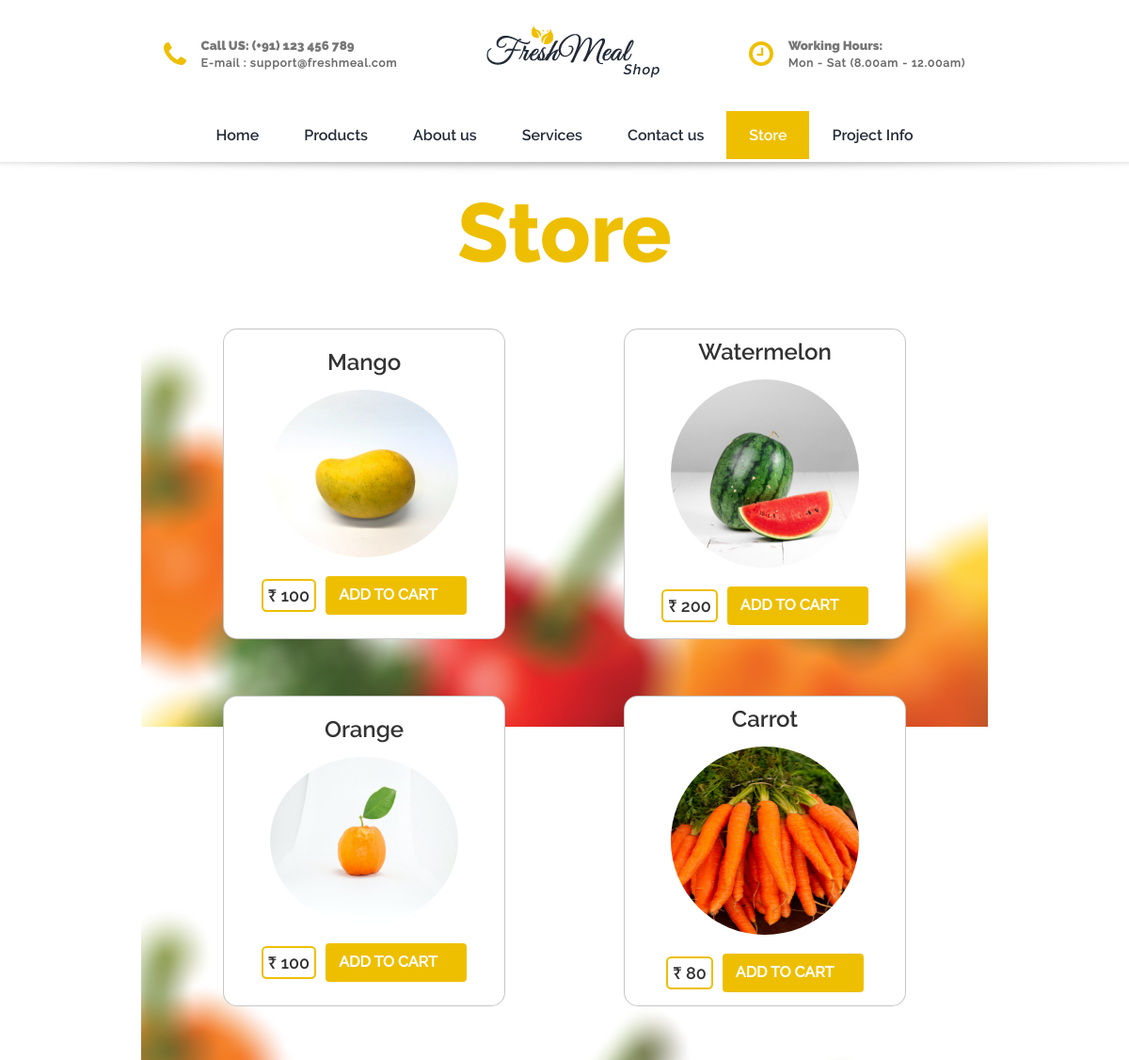
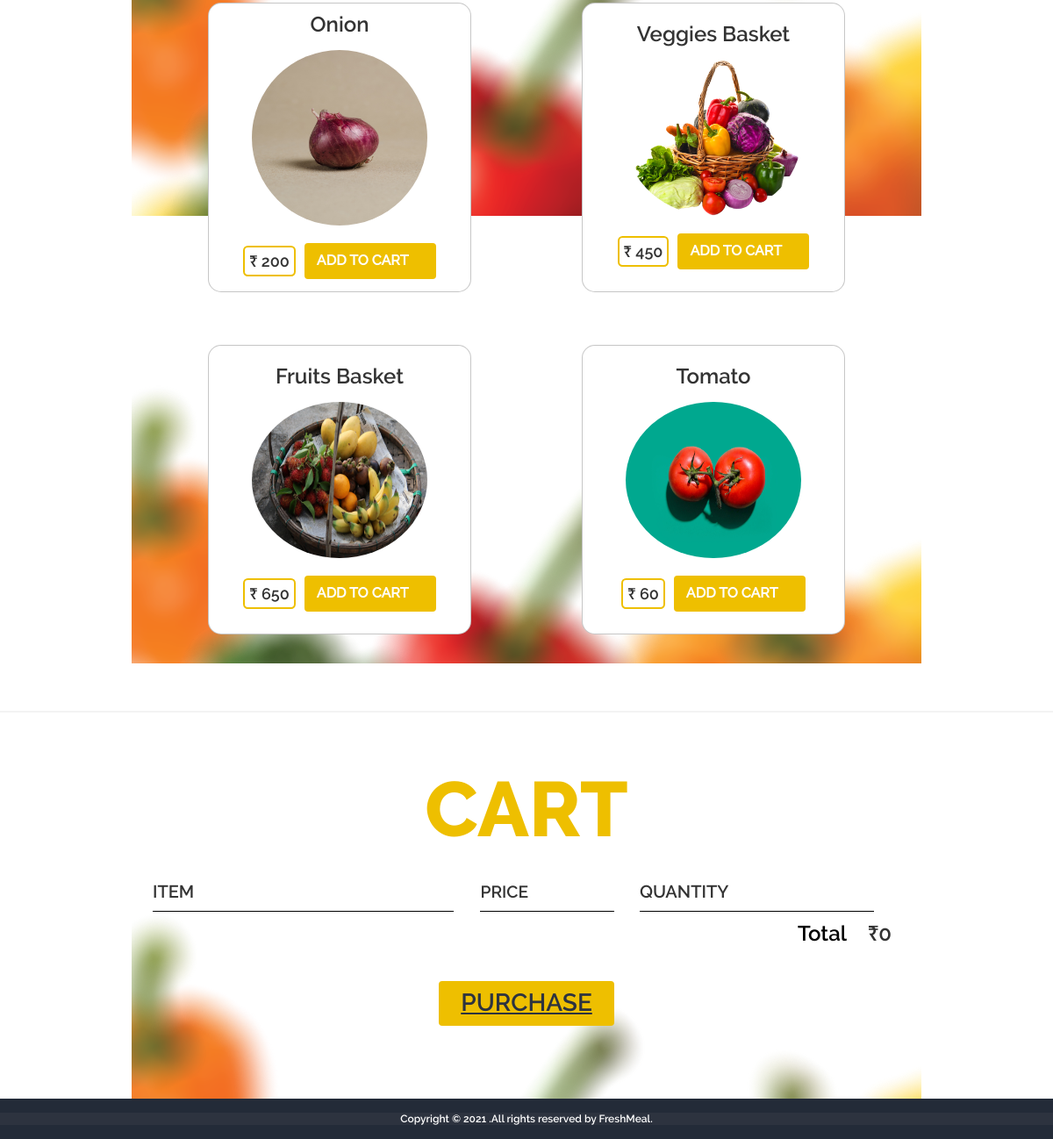
The app's page /shop/Store/ with its own data (2 pictures, top to bottom).
### shop/models.py (models this page shows, shortened)
class Product(models.Model):
    product_id=models.AutoField
    product_name=models.CharField(max_length=50)
    desc=models.CharField(max_length=300)
    pub_date=models.DateField()
    price=models.IntegerField(default=0)
    image=models.ImageField(upload_to="shop/images",default="")

### shop/views.py (the view)
# urls.py: path("Store/", views.Store, name="Store"),
def Store(request):
	products= Product.objects.all()
	params={'product': products}
	return render(request,"shop/Store.html",params)

### shop/templates/shop/Store.html (shortened to what this page needs)
<!DOCTYPE html>
{% load static %}
<html lang="en">
  <head>
    <link
      rel="stylesheet"
      type="text/css"
      href="https://cdn.jsdelivr.net/npm/slick-carousel@1.8.1/slick/slick.css"
    />
    <link rel="stylesheet" href="{% static '/shop/css/cart.css'%}" />
    <link rel="stylesheet" href="{% static '/shop/css/store.css'%}">
  </head>
  <body>
    <div class="main-wrapper">
        <div class="nav-background">
            <div class="mobile-logo">
            </div>
            <div class="mobile-nav">
                <div class="nav-top">
                    <ul>
                        <li>
                            <a href="index.html#home">Home</a>
                        </li>
                        <li>
                            <a href="index.html#products">Products</a>
                        </li>
                        <li>
                            <a href="index.html#about">About us</a>
                        </li>
                        <li>
                            <a href="index.html#services">Services</a>
                        </li>
                        <li>
                            <a href="index.html#contact-us">Contact us</a>
                        </li>
                        <li>
                            <a href="Store.html">Store</a>
                        </li>
                         <li>
                            <a href="project-info.html">Project Info</a>
                        </li>
                    </ul>
                </div>
                <div class="contact flex items-center">
                    <div>
                        <h5>Call us: (+91) 123 456 789</h5>
                        <h6>E-mail : support@freshmeal.com</h6>
                    </div>
                </div>
                <div class="time flex items-center">
                    <div>
                        <h5>Working Hours:</h5>
                        <h6>Mon - Sat (8.00am - 5.00pm)</h6>
                    </div>
                </div>
            </div>
        </div>
        <div class="site-content-wrapper">
            <div class="site-content">
                <nav>
                    <div class="top">
                        <div class="container flex justify-between">
                            <div class="contact flex items-center">
                                <img src="{% static '/shop/icons/phone.svg'%}" alt="">
                                <div>
                                    <h5>Call US: (+91) 123 456 789</h5>
                                    <h6>E-mail : support@freshmeal.com</h6>
                                </div>
                            </div>
                            <div class="branding">
                                <img src="{% static '/shop/icons/logo.svg'%}" alt="">
                            </div>
                            <div class="time flex items-center">
                                <img src="{% static '/shop/icons/clock.svg'%}" alt="">
                                <div>
                                    <h5>Working Hours:</h5>
                                    <h6>Mon - Sat (8.00am - 12.00am)</h6>
                                </div>
                            </div>
                        </div>
                    </div>
                    <div class="navbar magic-shadow">
                        <div class="container flex justify-center">
                            <a href="/shop" >Home</a>
                            <a href="index.html#products">Products</a>
                            <a href="/shop/aboutus">About us</a>
                            <a href="index.html#services">Services</a>
                            <a href="index.html#contact-us">Contact us</a>
                            <a href="/shop/cart" class="active">Store</a>
                            <a href="/shop/project_info">Project Info</a>
                        </div>
                    </div>
                </nav>
                <section class="container content-section">
                    <h2 class="section-header">Store</h2>
                    <div class="shop-items">
                        {% for i in product %}
                        <div class="shop-item">
                             <span class="shop-item-title">{{i.product_name}}</span>
                            <img class="shop-item-image" src="/media/{{i.image}}">
                            <div class="shop-item-details">
                                <span class="shop-item-price">&#8377; {{i.price}}</span>
                                <button class="btn btn-primary shop-item-button" type="button">ADD TO CART</button>
                            </div>
                        </div>
                    {% endfor %}
                    </div>
                </section>
                <br>
                <br>
                <hr>
                <br>
                <section class="container content-section">
                    <h2 class="section-header">CART</h2>
                    <div class="cart-row">
                        <span class="cart-item cart-header cart-column">ITEM</span>
                        <span class="cart-price cart-header cart-column">PRICE</span>
                        <span class="cart-quantity cart-header cart-column">QUANTITY</span>
                    </div>
                    <div class="cart-total">
                        <strong class="cart-total-title">Total</strong>
                        <span class="cart-total-price">₹0</span>
                    </div>
                    <button class="btn btn-primary btn-purchase" type="button"> <a href="/shop/order">PURCHASE</a> </button>
                </section>
                 <footer class="copyright">
                 <div>
                  Copyright © 2021 .All rights reserved by FreshMeal.</a>
                  </div>
                </footer>
                </div>
                </div>
                </div>
  </body>
</html>

### shop/static/shop/css/cart.css (style rules this page uses)
:root { --primary: #eebf00; --secondary: #232b38; --ternary: #6c6c6c; --danger: #fe4545; --pure: #fefefe; --light: #f0f0f0; --heaven: #ffffff; --footer: #2d333f; }
* { padding: 0; margin: 0; box-sizing: border-box; scroll-behavior: smooth; }
a { color: inherit; }
body { -webkit-font-smoothing: antialiased; font-family: "Raleway-regular"; }
.container { width: 100%; padding: o 15px; margin: 0 auto; }
@media (min-width: 576px) { .container { max-width: 540px; } }
@media (min-width: 768px) { .container { max-width: 720px; } }
@media (min-width: 992px) { .container { max-width: 960px; } }
@media (min-width: 1200px) { .container { max-width: 1152px; } }
.main-wrapper { position: relative; width: 100%; height: 100vh; overflow: hidden; }
.nav-background { width: 100%; height: 100%; background: var(--light); position: absolute; top: 0; left: 0; padding: 0; z-index: 1; }
.nav-background .mobile-nav ul { list-style-type: none; background-color: #f0f0f0; }
.site-content-wrapper { width: 100%; height: 100%; position: absolute; background: var(--heaven); z-index: 2; transition: all 0.3s ease; -webkit-transition: all 0.3s ease; -moz-transition: all 0.3s ease; -ms-transition: all 0.3s ease; -o-transition: all 0.3s ease; }
.site-content { width: 100%; height: 100%; overflow-x: hidden; }
.flex { display: flex; }
.justify-between { justify-content: space-between; }
.items-center { align-items: center; }
nav { position: sticky; }
nav .top { padding: 1.5rem 0; }
nav .top .contact h5, nav .top .time h5 { font-family: "Raleway-black"; margin-bottom: 0.25rem; }
nav .top .contact h6, nav .top .time h6 { font-family: "Raleway-medium"; letter-spacing: 0.055rem; font-size: 0.75rem; color: var(--ternary); }
nav .top .contact img, nav .top .time img { margin-right: 1rem; }
.justify-center { justify-content: center; }
nav .navbar a { text-decoration: none; color: var(--secondary); font-family: "Raleway-semibold"; font-size: 1rem; padding: 1rem 1.5rem; transition: all 0.3s ease; -webkit-transition: all 0.3s ease; -moz-transition: all 0.3s ease; -ms-transition: all 0.3s ease; -o-transition: all 0.3s ease; }
nav .navbar a.active { background: var(--primary); color: var(--pure); }
.magic-shadow { position: relative; background: var(--heaven); }
.magic-shadow:after { content: ""; display: block; width: 100%; height: 69px; background-image: url(../icons/shadow.svg); background-repeat: no-repeat; background-position: center; position: absolute; bottom: -22px; z-index: -1; }
.btn { padding: 0.75rem 0.75rem; border-radius: 4px; -webkit-border-radius: 4px; -moz-border-radius: 4px; -ms-border-radius: 4px; -o-border-radius: 4px; line-height: 0.8; font-size: 1.2rem; cursor: pointer; transition: all 0.3s ease; -webkit-transition: all 0.3s ease; -moz-transition: all 0.3s ease; -ms-transition: all 0.3s ease; -o-transition: all 0.3s ease; border: 1px solid transparent; }
.btn-primary { background: var(--primary); color: var(--heaven); }
section { padding: 4rem 0; }
hr { border: 1px solid var(--light); opacity: 0.8; margin: 1rem 0; }
footer { background: var(--footer); padding: 4rem 01rem; }
footer.copyright { padding: 1rem 0; background: var(--secondary); color: var(--pure); text-align: center; font-size: 0.75rem; }
.nav-background .mobile-logo { padding: 1rem; }
.nav-background .mobile-nav { padding: 1rem; }
.nav-background .mobile-nav ul { list-style-type: none; }
.nav-background .mobile-nav ul li { margin-bottom: 1rem; }
.nav-background .mobile-nav ul li a { text-decoration: none; color: var(--secondary); font-family: "Raleway-medium"; }
.nav-background .contact, .nav-background .time { padding: 1rem; padding-left: 0; }
.nav-background .contact h5, .nav-background .time h5 { font-family: "Raleway-bold"; margin-bottom: 0.25rem; font-size: 1rem; }
.nav-background .contact h6, .nav-background .contact h6 { font-size: 0.75rem; }

### records on screen
Product: product_name "Mango", image (picture), price "100"
Product: product_name "Watermelon", image (picture), price "200"
Product: product_name "Orange", image (picture), price "100"
Product: product_name "Carrot", image (picture), price "80"
Product: product_name "Onion", image (picture), price "200"
Product: product_name "Veggies Basket", image (picture), price "450"
Product: product_name "Fruits Basket", image (picture), price "650"
Product: product_name "Tomato", image (picture), price "60"
